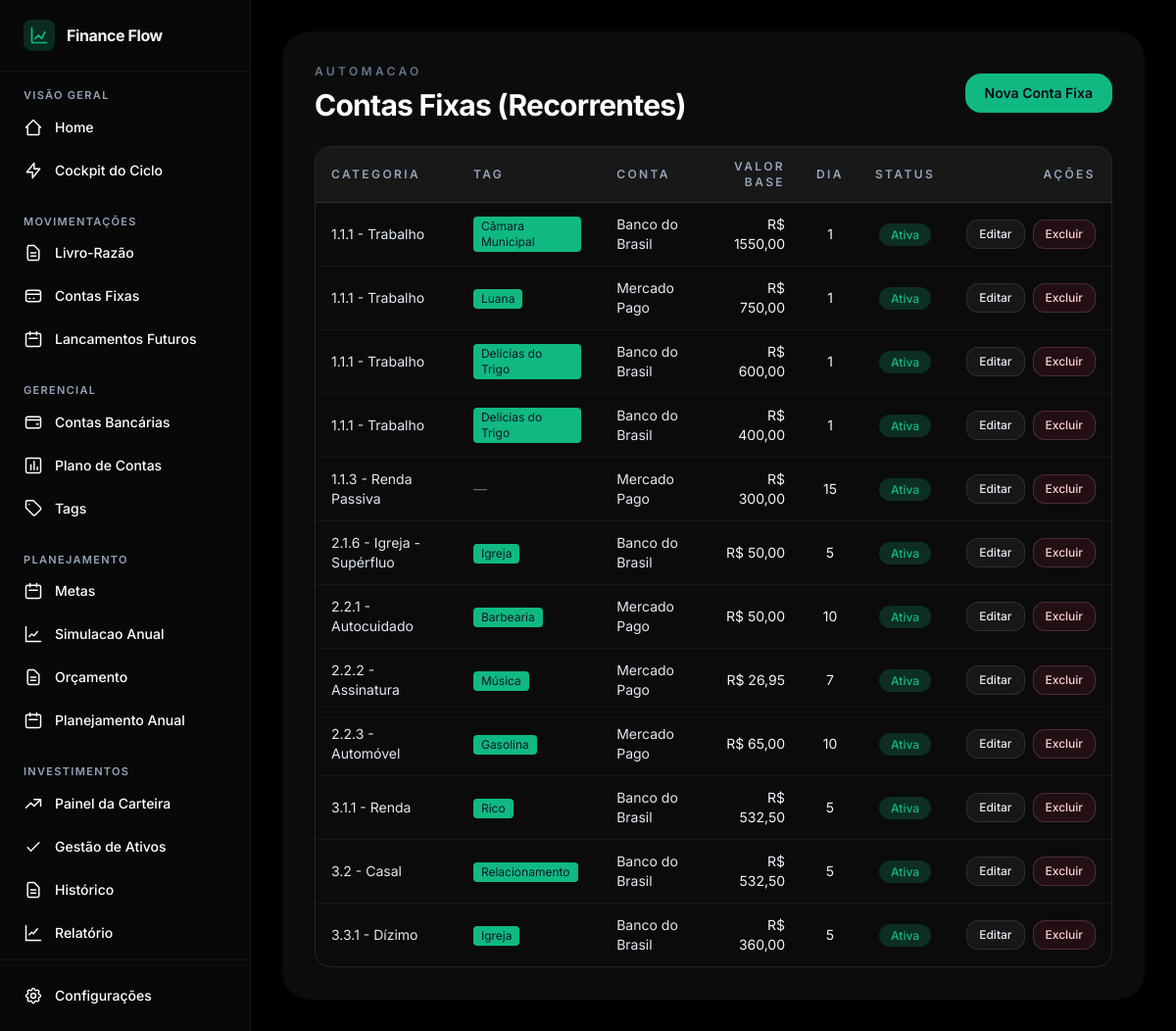
Screenshot of /recorrentes/ with the database file from the repository.
### apps/transacoes/models.py (models this page shows, shortened)
class TransacaoRecorrente(ModeloBase):
    class TipoValor(models.TextChoices):
        EXATO = 'Exato', 'Exato'
        ESTIMADO = 'Estimado', 'Estimado'
    descricao = models.CharField(max_length=255, blank=True)
    tipo = models.CharField(max_length=15, choices=TipoTransacao.choices)
    plano_conta = models.ForeignKey(
        'contas.PlanoConta',
        on_delete=models.PROTECT,
        related_name='transacoes_recorrentes',
    )
    conta_bancaria = models.ForeignKey(
        'contas.ContaBancaria',
        on_delete=models.PROTECT,
        related_name='transacoes_recorrentes',
    )
    tags = models.ManyToManyField('contas.Tag', blank=True, related_name='transacoes_recorrentes')
    formato_pagamento = models.CharField(max_length=10, choices=FormatoPagamento.choices)
    dia_vencimento = models.PositiveSmallIntegerField()
    valor_base = models.DecimalField(max_digits=12, decimal_places=2)
    tipo_valor = models.CharField(max_length=10, choices=TipoValor.choices, default=TipoValor.EXATO)
    frequencia = models.CharField(max_length=10, choices=Frequencia.choices, default=Frequencia.FIXA, editable=False)
    status_ativa = models.BooleanField(default=True)
    conta_destino = models.ForeignKey(
        'contas.ContaBancaria',
        on_delete=models.SET_NULL,
        null=True,
        blank=True,
        related_name='transacoes_recorrentes_destino',
    )
    cofre = models.ForeignKey(
        'orcamento.Cofre',
        on_delete=models.SET_NULL,
        null=True,
        blank=True,
        related_name='transacoes_recorrentes',
    )
    class Meta:
        verbose_name = 'Transação Recorrente'
        verbose_name_plural = 'Transações Recorrentes'

### apps/contas/models.py (models this page shows, shortened)
class PlanoConta(ModeloBase):
    class TipoNatureza(models.TextChoices):
        RECEITA = 'Receita', 'Receita'
        DESPESA = 'Despesa', 'Despesa'
        INVESTIMENTO = 'Investimento', 'Investimento'
        TRANSFERENCIA = 'Transferencia', 'Transferência'
    codigo = models.CharField(
        max_length=40,
        unique=True,
        db_index=True,
        validators=[
            RegexValidator(
                regex=r'^\d+(\.\d+)*$',
                message='Use formato hierárquico numérico, como 1, 1.1 ou 1.1.1.',
            )
        ],
    )
    nome = models.CharField(max_length=150)
    tipo_natureza = models.CharField(max_length=15, choices=TipoNatureza.choices)
    conta_pai = models.ForeignKey(
        'self',
        on_delete=models.CASCADE,
        null=True,
        blank=True,
        related_name='subcontas',
    )
    class Meta:
        verbose_name = 'Plano de Conta'
        verbose_name_plural = 'Plano de Contas'

class Tag(ModeloBase):
    nome = models.CharField(max_length=100)
    plano_conta = models.ForeignKey(
        PlanoConta,
        on_delete=models.SET_NULL,
        null=True,
        blank=True,
        related_name='tags',
    )
    cor_hexadecimal = models.CharField(max_length=7, null=True, blank=True)
    class Meta:
        verbose_name = 'Tag'
        verbose_name_plural = 'Tags'

class ContaBancaria(ModeloBase):
    class Tipo(models.TextChoices):
        CONTA_CORRENTE = 'ContaCorrente', 'Conta Corrente'
        POUPANCA = 'Poupanca', 'Poupança'
        CARTEIRA = 'Carteira', 'Carteira'
        CORRETORA = 'Corretora', 'Corretora'
        CARTAO_CREDITO = 'CartaoCredito', 'Cartão de Crédito'
    nome = models.CharField(max_length=150)
    tipo = models.CharField(max_length=15, choices=Tipo.choices)
    saldo_inicial = models.DecimalField(max_digits=12, decimal_places=2, default=0)
    limite_credito = models.DecimalField(max_digits=12, decimal_places=2, null=True, blank=True)
    dia_vencimento = models.PositiveSmallIntegerField(null=True, blank=True)
    dia_fechamento = models.PositiveSmallIntegerField(null=True, blank=True)
    class Meta:
        verbose_name = 'Conta Bancária'
        verbose_name_plural = 'Contas Bancárias'

### apps/transacoes/views.py (the view)
# urls.py: path('recorrentes/', views.lista_recorrentes, name='lista_recorrentes'),
def lista_recorrentes(request):
	recorrentes = TransacaoRecorrente.objects.select_related(
		'plano_conta',
		'conta_bancaria',
	).prefetch_related(
		'tags',
	).order_by('plano_conta__codigo', 'plano_conta__nome', 'descricao')
	return render(request, 'transacoes/recorrentes/lista_recorrentes.html', {'recorrentes': recorrentes})

### templates/transacoes/recorrentes/lista_recorrentes.html (shortened to what this page needs)
{% extends "layouts/base.html" %}
{% block content %}
<div class="mx-auto max-w-6xl">
  <section class="glass-panel rounded-[28px] p-8 shadow-2xl shadow-black/10">
    <div class="mb-6 flex items-center justify-between gap-4">
      <div>
        <p class="text-xs font-semibold uppercase tracking-[0.28em] text-slate-500">Automacao</p>
        <h1 class="mt-2 text-3xl font-bold tracking-tight text-white">Contas Fixas (Recorrentes)</h1>
      </div>
      <a href="{% url 'transacoes:nova_recorrente' %}" class="inline-flex items-center rounded-2xl bg-neonprimary px-5 py-2.5 text-sm font-semibold text-slate-950 transition hover:brightness-110">Nova Conta Fixa</a>
    </div>
    <div class="overflow-x-auto rounded-2xl border border-white/10">
      <table class="min-w-full divide-y divide-white/10">
        <thead class="bg-white/5">
          <tr>
            <th class="px-4 py-3 text-left text-xs font-semibold uppercase tracking-[0.2em] text-slate-400">Categoria</th>
            <th class="px-4 py-3 text-left text-xs font-semibold uppercase tracking-[0.2em] text-slate-400">Tag</th>
            <th class="px-4 py-3 text-left text-xs font-semibold uppercase tracking-[0.2em] text-slate-400">Conta</th>
            <th class="px-4 py-3 text-right text-xs font-semibold uppercase tracking-[0.2em] text-slate-400">Valor Base</th>
            <th class="px-4 py-3 text-center text-xs font-semibold uppercase tracking-[0.2em] text-slate-400">Dia</th>
            <th class="px-4 py-3 text-center text-xs font-semibold uppercase tracking-[0.2em] text-slate-400">Status</th>
            <th class="px-4 py-3 text-right text-xs font-semibold uppercase tracking-[0.2em] text-slate-400">Ações</th>
          </tr>
        </thead>
        <tbody class="divide-y divide-white/5 bg-black/10">
          {% for item in recorrentes %}
            <tr class="transition hover:bg-white/5">
              <td class="px-4 py-3 text-sm text-slate-200">{{ item.plano_conta.codigo }} - {{ item.plano_conta.nome }}</td>
              <td class="px-4 py-3 text-sm text-slate-200">
                {% if item.tags.all %}
                  {% for tag in item.tags.all %}
                    <span class="mr-1 inline-block rounded bg-[#10b981] px-2 py-0.5 text-xs text-[#0f172a]">{{ tag.nome }}</span>
                  {% endfor %}
                {% else %}
                  <span class="text-slate-500">—</span>
                {% endif %}
              </td>
              <td class="px-4 py-3 text-sm text-slate-200">{{ item.conta_bancaria.nome }}</td>
              <td class="px-4 py-3 text-right text-sm text-slate-100">R$ {{ item.valor_base|floatformat:2 }}</td>
              <td class="px-4 py-3 text-center text-sm text-slate-100">{{ item.dia_vencimento }}</td>
              <td class="px-4 py-3 text-center text-sm">
                {% if item.status_ativa %}
                  <span class="rounded-full bg-neonprimary/20 px-3 py-1 text-xs font-medium text-neonprimary">Ativa</span>
                {% else %}
                  <span class="rounded-full bg-white/10 px-3 py-1 text-xs font-medium text-slate-300">Inativa</span>
                {% endif %}
              </td>
              <td class="px-4 py-3 text-right text-sm">
                <div class="inline-flex items-center gap-2">
                  <a href="{% url 'transacoes:painel_edicao' 'recorrente' item.id %}" class="inline-flex rounded-xl border border-white/10 bg-white/5 px-3 py-1.5 text-xs font-medium text-slate-200 transition hover:bg-white/10">Editar</a>
                  <button
                    type="button"
                    class="btnAbrirModalExcluir inline-flex rounded-xl border border-rose-300/20 bg-rose-500/10 px-3 py-1.5 text-xs font-medium text-rose-200 transition hover:bg-rose-500/20"
                    data-url="{% url 'transacoes:excluir_recorrente' item.id %}"
                    data-descricao="{{ item.descricao|default:'Sem descricao'|escape }}"
                  >
                    Excluir
                  </button>
                </div>
              </td>
            </tr>
          {% empty %}
            <tr>
              <td colspan="7" class="px-4 py-10 text-center text-sm text-slate-400">Nenhuma conta fixa cadastrada.</td>
            </tr>
          {% endfor %}
        </tbody>
      </table>
    </div>
  </section>
</div>
{% endblock %}

### rows the page displays
TransacaoRecorrente: plano_conta.codigo "1.1.1", plano_conta.nome "Trabalho", conta_bancaria.nome "Banco do Brasil", valor_base "1550,00", dia_vencimento "1", status_ativa "Ativa"
Tag: nome "Câmara Municipal"
TransacaoRecorrente: plano_conta.codigo "1.1.1", plano_conta.nome "Trabalho", conta_bancaria.nome "Mercado Pago", valor_base "750,00", dia_vencimento "1", status_ativa "Ativa"
Tag: nome "Luana"
TransacaoRecorrente: plano_conta.codigo "1.1.1", plano_conta.nome "Trabalho", conta_bancaria.nome "Banco do Brasil", valor_base "600,00", dia_vencimento "1", status_ativa "Ativa"
Tag: nome "Delícias do Trigo"
TransacaoRecorrente: plano_conta.codigo "1.1.1", plano_conta.nome "Trabalho", conta_bancaria.nome "Banco do Brasil", valor_base "400,00", dia_vencimento "1", status_ativa "Ativa"
TransacaoRecorrente: plano_conta.codigo "1.1.3", plano_conta.nome "Renda Passiva", conta_bancaria.nome "Mercado Pago", valor_base "300,00", dia_vencimento "15", status_ativa "Ativa"
TransacaoRecorrente: plano_conta.codigo "2.1.6", plano_conta.nome "Igreja - Supérfluo", conta_bancaria.nome "Banco do Brasil", valor_base "50,00", dia_vencimento "5", status_ativa "Ativa"
Tag: nome "Igreja"
TransacaoRecorrente: plano_conta.codigo "2.2.1", plano_conta.nome "Autocuidado", conta_bancaria.nome "Mercado Pago", valor_base "50,00", dia_vencimento "10", status_ativa "Ativa"
Tag: nome "Barbearia"
TransacaoRecorrente: plano_conta.codigo "2.2.2", plano_conta.nome "Assinatura", conta_bancaria.nome "Mercado Pago", valor_base "26,95", dia_vencimento "7", status_ativa "Ativa"
Tag: nome "Música"
TransacaoRecorrente: plano_conta.codigo "2.2.3", plano_conta.nome "Automóvel", conta_bancaria.nome "Mercado Pago", valor_base "65,00", dia_vencimento "10", status_ativa "Ativa"
Tag: nome "Gasolina"
TransacaoRecorrente: plano_conta.codigo "3.1.1", plano_conta.nome "Renda", conta_bancaria.nome "Banco do Brasil", valor_base "532,50", dia_vencimento "5", status_ativa "Ativa"
Tag: nome "Rico"
TransacaoRecorrente: plano_conta.codigo "3.2", plano_conta.nome "Casal", conta_bancaria.nome "Banco do Brasil", valor_base "532,50", dia_vencimento "5", status_ativa "Ativa"
Tag: nome "Relacionamento"
TransacaoRecorrente: plano_conta.codigo "3.3.1", plano_conta.nome "Dízimo", conta_bancaria.nome "Banco do Brasil", valor_base "360,00", dia_vencimento "5", status_ativa "Ativa"
